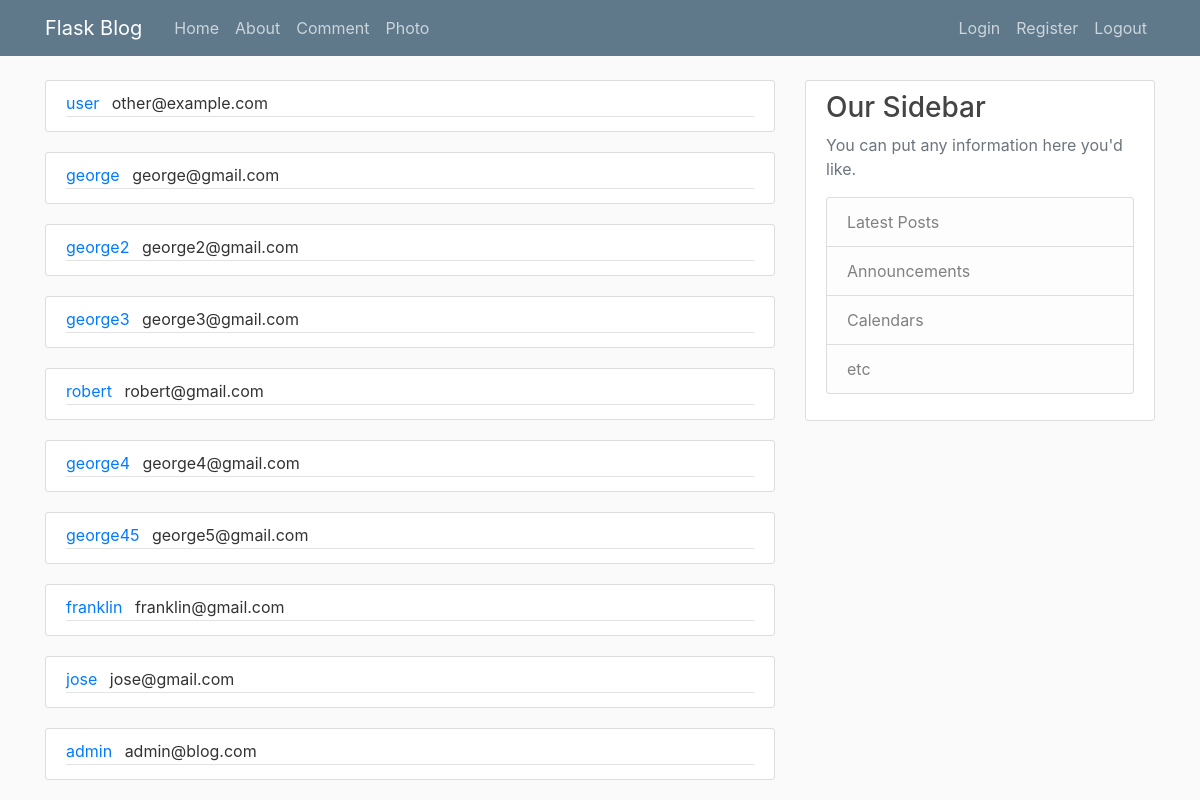
/admin, run on an earlier commit of the app's database.
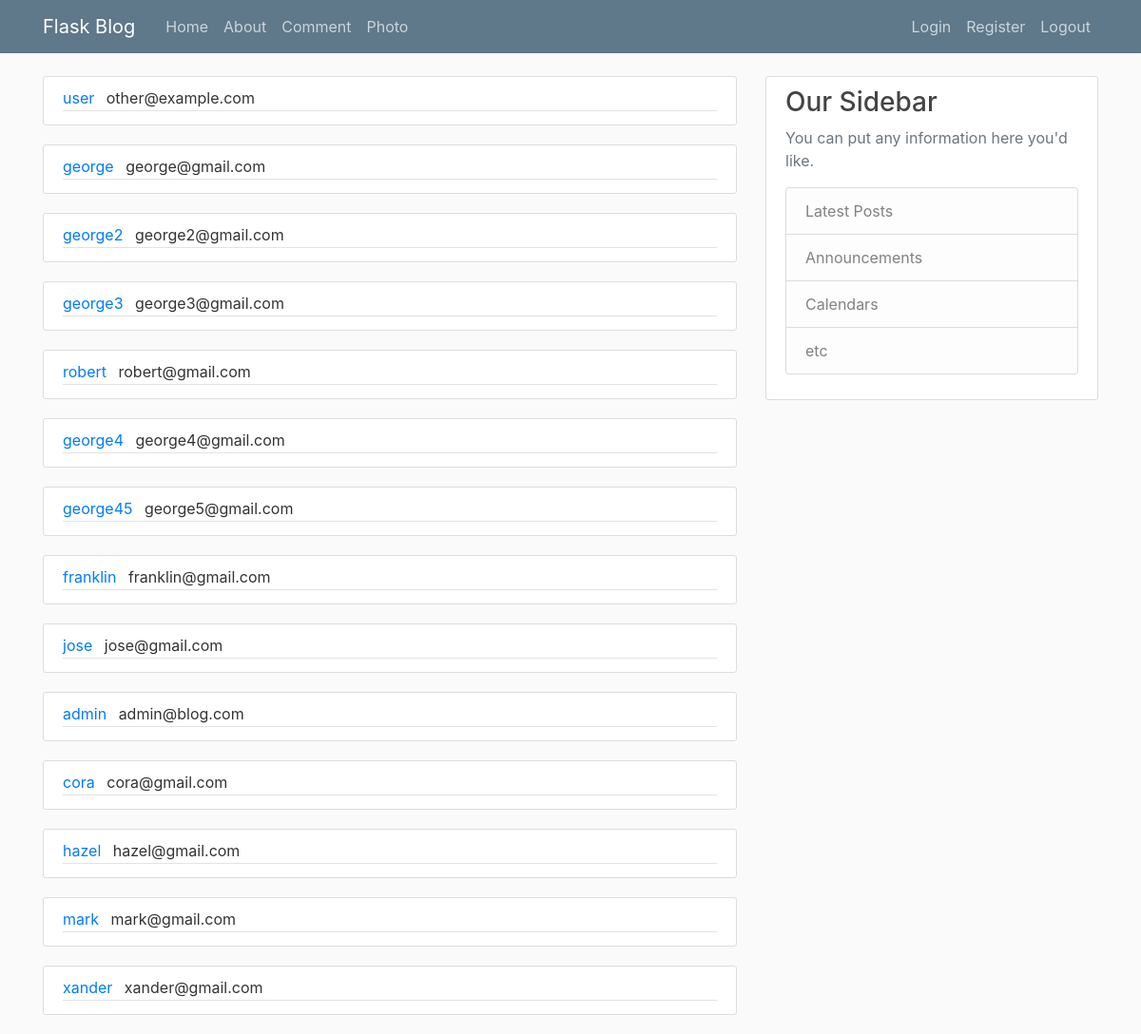
And on a later commit of the database.
### db_interface.py (models this page shows, shortened)
class User(db.Model):
    id = db.Column(db.Integer, primary_key=True)
    username = db.Column(db.String(20), unique=True, nullable=False)
    email = db.Column(db.String(120), unique=True, nullable=False)
    image_file = db.Column(db.String(120), nullable=False, default='default.jpg')
    password = db.Column(db.String(60), nullable=False)
    posts = db.relationship('Post', backref='author', lazy=True)
    image = db.Column(db.LargeBinary, nullable=True)

### flaskblog.py (the view)
@app.route("/admin")
def admin():
    return render_template('admin.html', users=User.query.all())

### Templates/admin.html (shortened to what this page needs)
<html>
    <head></head>
    <body>{% extends "layout.html" %}
    {% block content %}
        {% for user in users %}
            <article class="media content-section">
              <div class="media-body">
                <div class="article-metadata">
                  <a class="mr-2" href="#">{{ user.username }}</a>
                  <a class="mr-2">{{ user.email }}</a>
                </div>
            </article>
        {% endfor %}
    {% endblock content %}

### Templates/layout.html (shortened to what this page needs)
<html>
<head>
    <link rel="stylesheet" href="https://maxcdn.bootstrapcdn.com/bootstrap/4.0.0/css/bootstrap.min.css">
    <link rel="stylesheet" type="text/css" href="{{ url_for('static', filename='main.css') }}">
    </head><body>
    <header class="site-header">
      <nav class="navbar navbar-expand-md navbar-dark bg-steel fixed-top">
        <div class="container">
          <a class="navbar-brand mr-4" href="/">Flask Blog</a>
          <div class="collapse navbar-collapse" id="navbarToggle">
            <div class="navbar-nav mr-auto">
              <a class="nav-item nav-link" href="{{ url_for('home') }}">Home</a>
              <a class="nav-item nav-link" href="{{ url_for('about') }}">About</a>
              <a class="nav-item nav-link" href="{{ url_for('comment') }}">Comment</a>
              <a class="nav-item nav-link" href="{{ url_for('photo') }}">Photo</a>
            </div>
            <div class="navbar-nav">
              <a class="nav-item nav-link" href="{{ url_for('login') }}">Login</a>
              <a class="nav-item nav-link" href="{{ url_for('register') }}">Register</a>
              <a class="nav-item nav-link" href="{{ url_for('logout') }}">Logout</a>
            </div>
          </div>
        </div>
      </nav>
    </header>
    <main role="main" class="container">
      <div class="row">
        <div class="col-md-8">
          {% block content %}{% endblock %}
        </div>
        <div class="col-md-4">
          <div class="content-section">
            <h3>Our Sidebar</h3>
            <p class="text-muted">You can put any information here you'd like.
              </p><ul class="list-group">
                <li class="list-group-item list-group-item-light">Latest Posts</li>
                <li class="list-group-item list-group-item-light">Announcements</li>
                <li class="list-group-item list-group-item-light">Calendars</li>
                <li class="list-group-item list-group-item-light">etc</li>
              </ul>
          </div>
        </div>
      </div>
    </main>
</body></html>

### static/main.css (style rules this page uses)
body { background: #fafafa; color: #333333; margin-top: 5rem; }
h1, h2, h3, h4, h5, h6 { color: #444444; }
.bg-steel { background-color: #5f788a; }
.site-header .navbar-nav .nav-link { color: #cbd5db; }
.content-section { background: #ffffff; padding: 10px 20px; border: 1px solid #dddddd; border-radius: 3px; margin-bottom: 20px; }
.article-metadata { padding-bottom: 1px; margin-bottom: 4px; border-bottom: 1px solid #e3e3e3 }

What changed in the data, as far as the page shows it:
added User: username "cora", email "cora@gmail.com"
added User: username "hazel", email "hazel@gmail.com"
added User: username "mark", email "mark@gmail.com"
added User: username "xander", email "xander@gmail.com"
